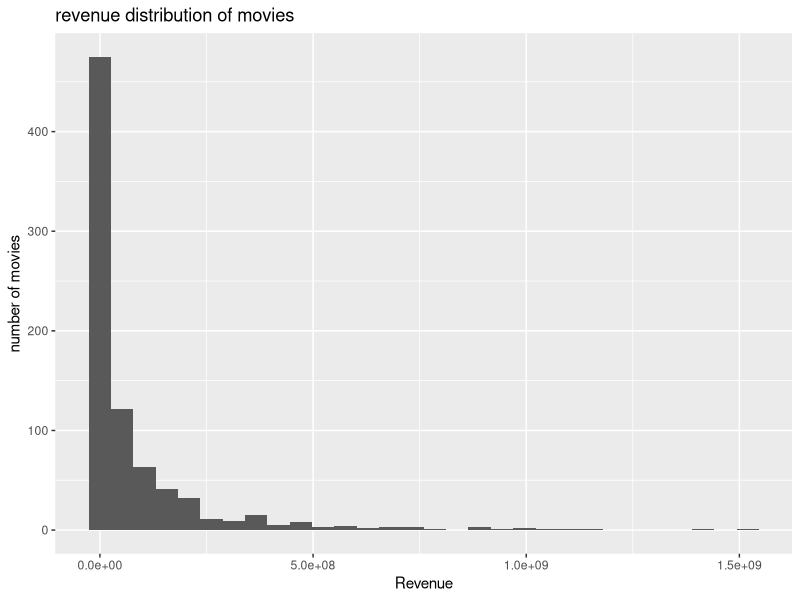

Recreate this plot in R.
## ---- chunk 1
knitr::opts_chunk$set(echo = TRUE)
library(dplyr)
library(ggplot2)
## ---- chunk 2
#WRITE YOUR CODE HERE
movies <- read.delim("movies4.tsv")
nrow(movies)
ncol(movies)
## ---- chunk 3
#WRITE YOUR CODE HERE
str(movies)
## ---- chunk 4

#WRITE YOUR CODE HERE
summary(movies$revenue)
## ---- chunk 5
movies %>%
  filter(revenue==max(revenue)) %>%
  slice(1) %>%
  select(title, revenue) 
movies %>%
  filter(revenue==min(revenue)) %>%
  slice(1) %>%
  select(title, revenue)
## ---- chunk 6

ggplot(movies,aes(x = revenue)) +
  geom_histogram(bins=30) +
  labs(title = "revenue distribution of movies",
       x = "Revenue",
       y = "number of movies" )

## ---- chunk 7



## ---- chunk 8

#WRITE YOUR CODE HERE

## ---- chunk 9

#WRITE YOUR CODE HERE

## ---- chunk 10
#WRITE YOUR CODE HERE

## ---- chunk 11
#WRITE YOUR CODE HERE

## ---- chunk 12
#WRITE YOUR CODE HERE

## ---- chunk 13
#WRITE YOUR CODE HERE

## ---- chunk 14
#WRITE YOUR CODE HERE

## ---- chunk 15
#WRITE YOUR CODE HERE


## ---- chunk 16
#WRITE YOUR CODE HERE

## ---- chunk 17
#WRITE YOUR CODE HERE

## ---- chunk 18
#WRITE YOUR CODE HERE

## ---- chunk 19
#WRITE YOUR CODE HERE

## ---- chunk 20
#WRITE YOUR CODE HERE

## ---- chunk 21
#WRITE YOUR CODE HERE

## ---- chunk 22
#WRITE YOUR CODE HERE

## ---- chunk 23
#WRITE YOUR CODE HERE

## ---- chunk 24
#WRITE YOUR CODE HERE

## ---- chunk 25
#WRITE YOUR CODE HERE

## ---- chunk 26
#WRITE YOUR CODE HERE

## ---- chunk 27
#WRITE YOUR CODE HERE

## ---- chunk 28
#WRITE YOUR CODE HERE

## ---- chunk 29
#WRITE YOUR CODE HERE

## ---- chunk 30
#WRITE YOUR CODE HERE

## ---- chunk 31
#WRITE YOUR CODE HERE

## ---- chunk 32
#WRITE YOUR CODE HERE

## ---- chunk 33
#WRITE YOUR CODE HERE

## ---- chunk 34
#WRITE YOUR CODE HERE

## ---- chunk 35
#WRITE YOUR CODE HERE

## ---- chunk 36
#WRITE YOUR CODE HERE

## ---- chunk 37
#WRITE YOUR CODE HERE
